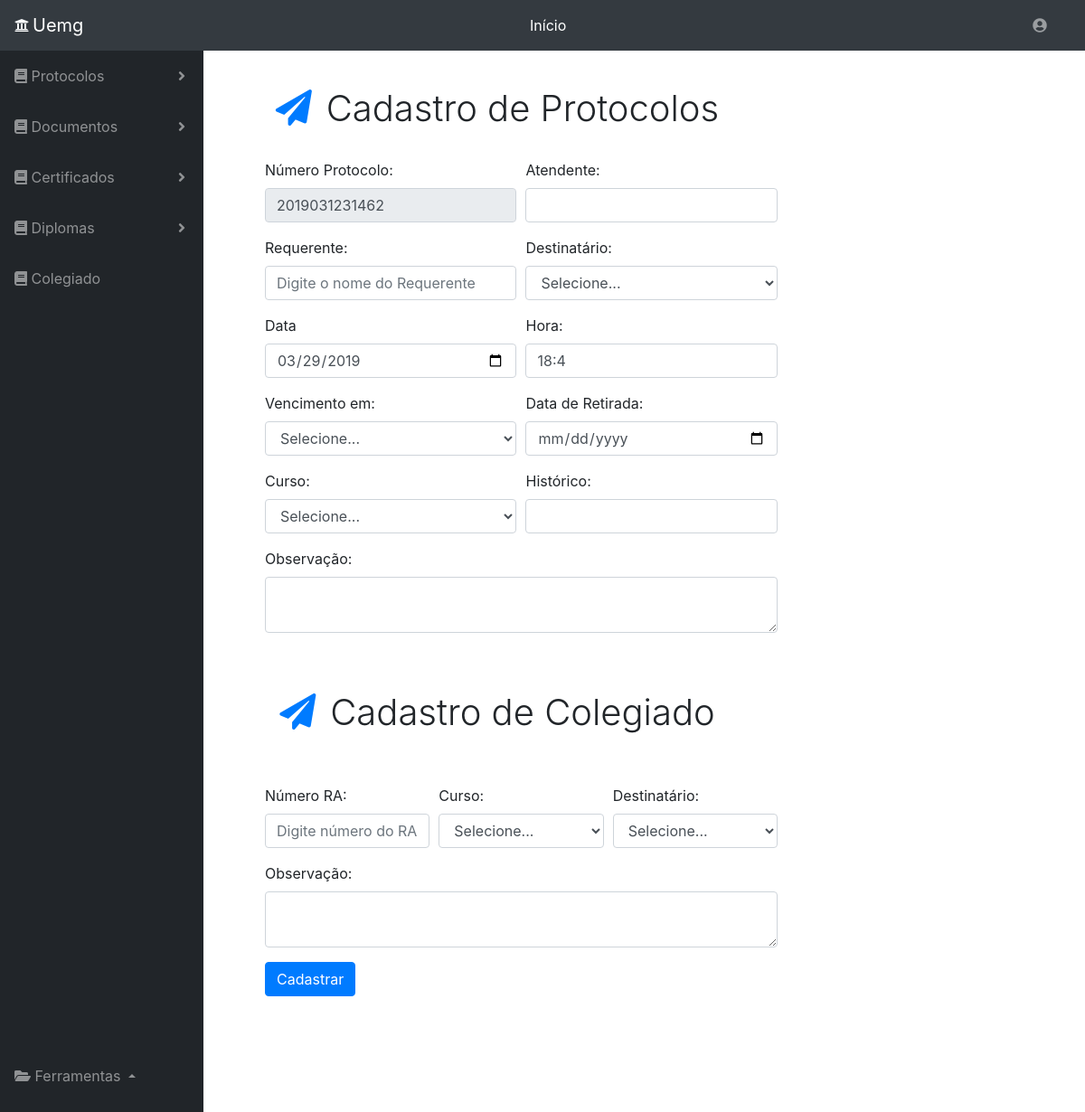
/addprotocolos.php, run on an earlier commit of the app's database.
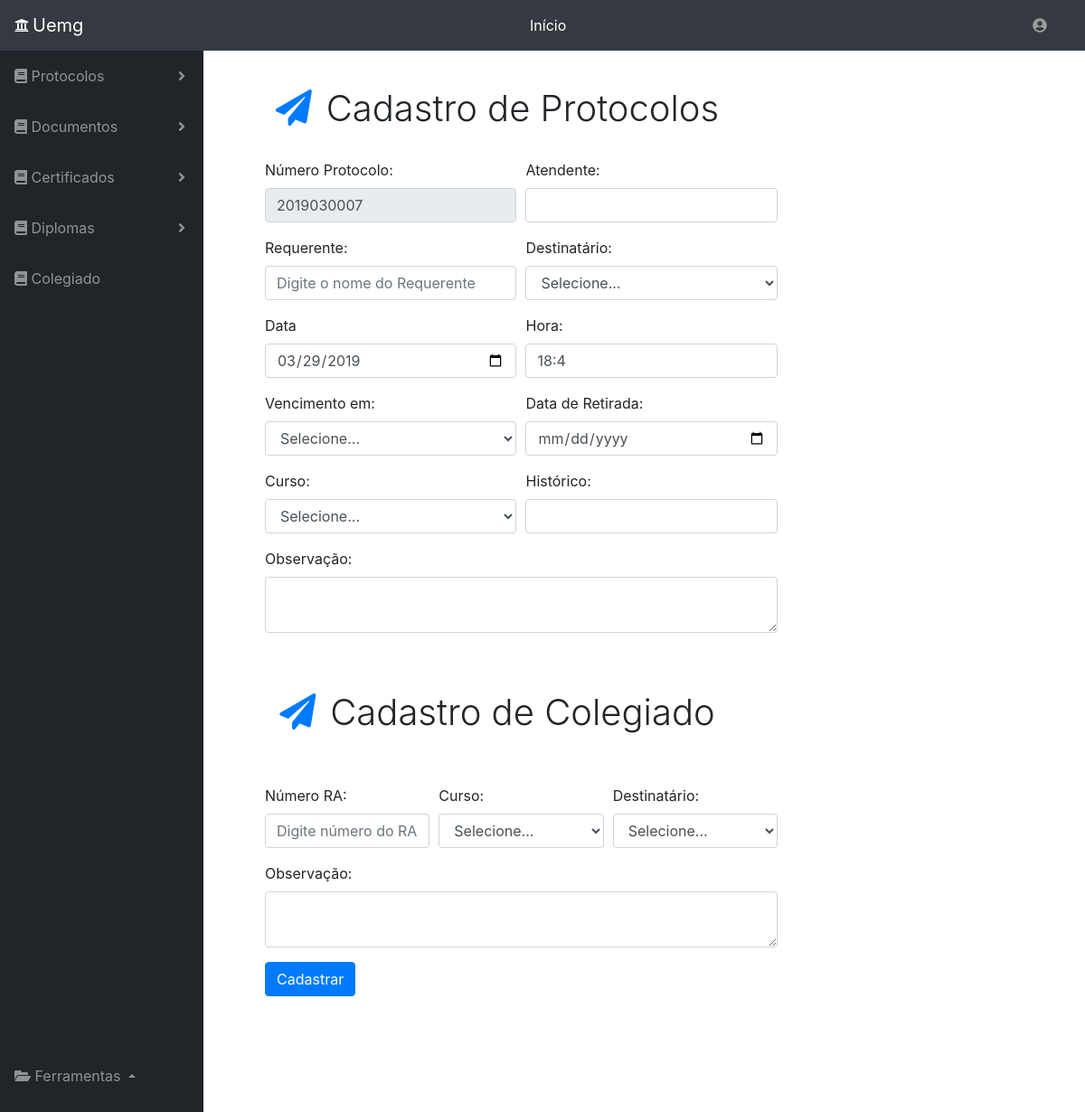
And on a later commit of the database.
### tables this page shows
CREATE TABLE `addprotocolos` (
  `nome` varchar(255) NOT NULL,
  `atendente` varchar(255) NOT NULL,
  `curso` varchar(255) NOT NULL,
  `historico` varchar(255) NOT NULL,
  `data` date NOT NULL,
  `observacao` varchar(1000) NOT NULL,
  `numproto` varchar(255) NOT NULL,
  `ra` varchar(50) NOT NULL,
  `obsevacaocolegiado` varchar(255) NOT NULL,
  `cursocolegiado` varchar(255) NOT NULL,
  `encaminhamento` varchar(255) NOT NULL,
  `encaminhamentocolegiado` varchar(255) NOT NULL,
  `vencimento` varchar(255) NOT NULL,
  `dataretirada` date NOT NULL,
  `hora` time NOT NULL,
  `datavencimento` date NOT NULL,
  `statusColeg` tinyint(1) NOT NULL,
  `status` tinyint(1) NOT NULL,
  `Id` int(11) NOT NULL
);

### addprotocolos.php (the view, shortened to what the changed rows need)
<!DOCTYPE html>
<head>
    <link rel="stylesheet" href="https://stackpath.bootstrapcdn.com/bootstrap/4.1.3/css/bootstrap.min.css">
    <link rel="stylesheet" type="text/css" media="screen" href="menu.css" />
    <link rel="stylesheet" href="https://use.fontawesome.com/releases/v5.5.0/css/all.css">
</head>
<body id="page-top" onload="time()">
    <div id="wrapper">
      <?php include_once 'side_bar.php';?>
<div id="content-wrapper">
        <div class="container-fluid" >
          <div class="row mb-5 justifiy-content-center">
            <div class="col-sm-12 col-md-10 col-lg-8">
       <div class="row">
      <div class="col-12 text-center my-4">
        <h1 style="font-weight: 330;"><i class="fa fa-paper-plane text-primary mr-3" aria-hidden="true" ></i>Cadastro de Protocolos</h1>
      </div>
    </div>
        <form method="post" action="funções/adicionarproto.php">
          <div class="form-row ml-5">
            <div class="form-group col-sm-6 " >
             <?php
              $sql = "SELECT Id FROM addprotocolos ORDER BY Id DESC LIMIT 1";
              $execute = mysqli_query($conn,$sql);
              $dados = mysqli_fetch_assoc($execute);
              $dadosId =  $dados['Id'] + 1;
              ?>
              <label for="inputNumProto">Número Protocolo:</label>
              <input type="text" class="form-control"  id="inputNumProto" name="numproto" value="<?php echo date('Ym').str_pad($dadosId , 4, "0", STR_PAD_LEFT); ?>" readonly="true">
            </div>
          </div>
    <div class="row">
      <div class="col-12 text-center my-5">
        <h1 style="font-weight: 330;"><i class="fa fa-paper-plane text-primary mr-3" aria-hidden="true"></i>Cadastro de Colegiado</h1>
      </div>
    </div>
                 </form>
                </div>
            </div>
        </div>
</div>
  </body>
</html>

What changed in the data, as far as the page shows it:
removed addprotocolos: numproto "2019031231462"
added addprotocolos: numproto "2019030007"
